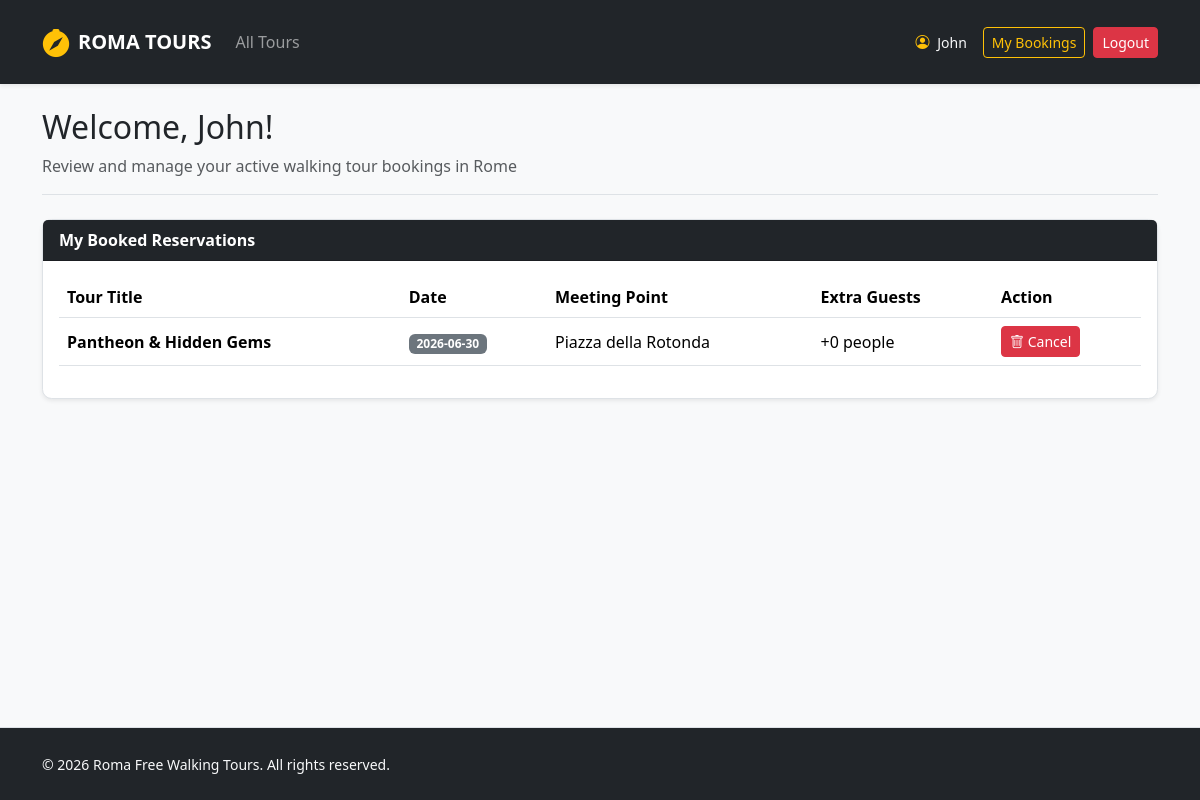
/participant/profile (signed in), run on an earlier commit of the app's database.
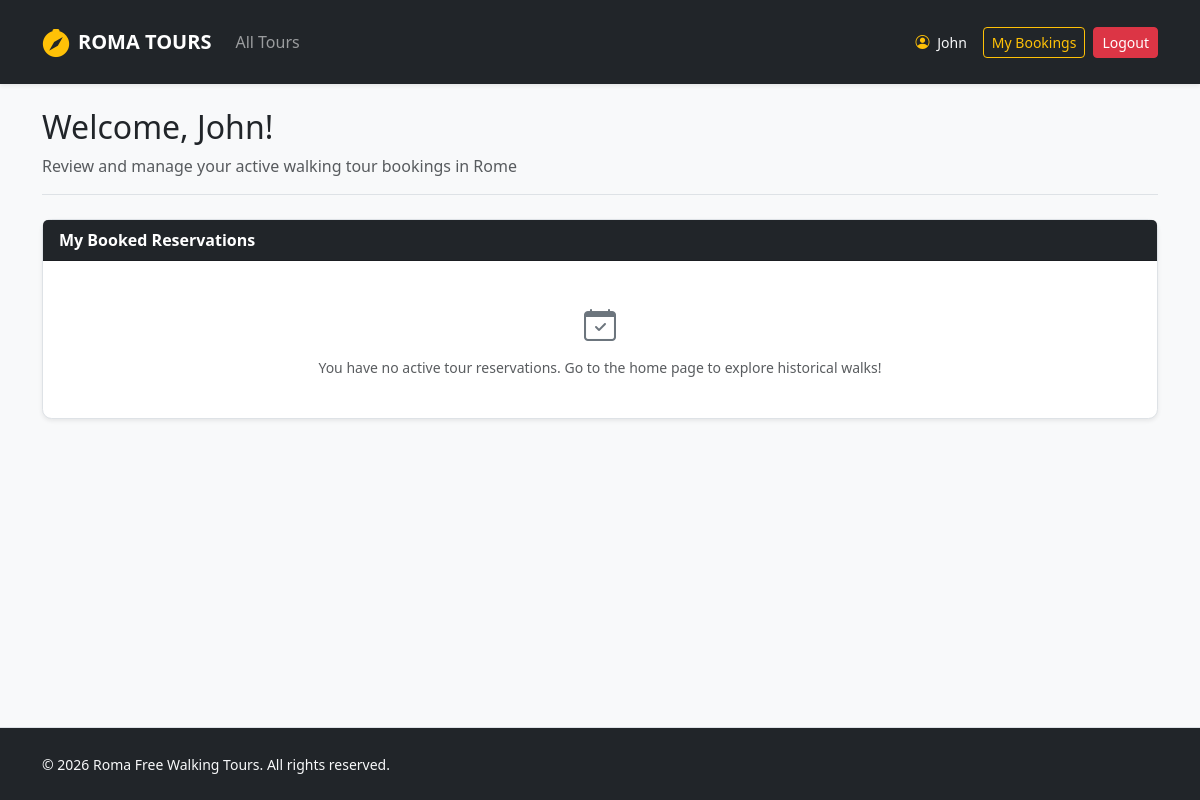
And on a later commit of the database.
### tables this page shows
CREATE TABLE reservations (
            id INTEGER PRIMARY KEY AUTOINCREMENT,
            tour_id INTEGER NOT NULL,
            participant_id INTEGER NOT NULL,
            tour_date TEXT NOT NULL,
            additional_count INTEGER DEFAULT 0,
            additional_names TEXT,
            FOREIGN KEY (tour_id) REFERENCES tours(id) ON DELETE CASCADE,
            FOREIGN KEY (participant_id) REFERENCES users(id) ON DELETE CASCADE
        );

CREATE TABLE tours (
            id INTEGER PRIMARY KEY AUTOINCREMENT,
            guide_id INTEGER NOT NULL,
            title TEXT NOT NULL,
            meeting_point TEXT NOT NULL,
            duration INTEGER NOT NULL,
            language TEXT NOT NULL,
            max_participants INTEGER NOT NULL,
            description TEXT NOT NULL,
            stops TEXT NOT NULL,
            photos TEXT NOT NULL,
            FOREIGN KEY (guide_id) REFERENCES users(id) ON DELETE CASCADE
        );

### routes/auth_routes.py (the view)
@auth_bp.route("/participant/profile")
@login_required
@participant_required
def profile_participant():
    from dao.reservations_dao import get_participant_reservations
    my_bookings = get_participant_reservations(current_user.id)
    today_str = datetime.now().strftime("%Y-%m-%d")
    return render_template("profile_participant.html", bookings=my_bookings,today_str=today_str)

### app.py (called while the page is built)
@login_manager.user_loader
def load_user(user_id):
    db_user = get_user_by_id(user_id)
    if db_user:
        return User(
            id=db_user["id"], name=db_user["name"], surname=db_user["surname"],
            email=db_user["email"], role=db_user["role"], languages=db_user["languages"]
        )
    return None

### dao/reservations_dao.py (called while the page is built)
def get_participant_reservations(p_part_id):
    query = """
        SELECT r.id as res_id, r.tour_date, r.additional_count, t.title, t.meeting_point
        FROM reservations r
        JOIN tours t ON r.tour_id = t.id
        WHERE r.participant_id = ?
    """
    conn = sqlite3.connect(DB_FILE_PATH)
    conn.row_factory = sqlite3.Row
    cursor = conn.cursor()
    cursor.execute(query, (p_part_id,))
    res = cursor.fetchall()
    cursor.close()
    conn.close()
    return res

### dao/users_dao.py (called while the page is built)
def get_user_by_id(p_id):
    query = "SELECT * FROM users WHERE id = ?"
    conn = sqlite3.connect(DB_FILE_PATH)
    conn.row_factory = sqlite3.Row
    cursor = conn.cursor()
    cursor.execute(query, (p_id,))
    db_user = cursor.fetchone()
    cursor.close()
    conn.close()
    return db_user

### templates/profile_participant.html (shortened to what this page needs)
{% extends 'base.html' %}
{% block content %}
<div class="col-12">
  <div class="mb-4 border-bottom pb-3">
    <h2>Welcome, {{ current_user.name }}!</h2>
    <p class="text-muted mb-0">Review and manage your active walking tour bookings in Rome</p>
  </div>
  <div class="card shadow-sm border">
    <div class="card-header bg-dark text-white fw-bold">My Booked Reservations</div>
    <div class="card-body">
      {% if bookings %}
      <div class="table-responsive">
        <table class="table table-hover align-middle">
          <thead>
            <tr>
              <th>Tour Title</th>
              <th>Date</th>
              <th>Meeting Point</th>
              <th>Extra Guests</th>
              <th>Action</th>
            </tr>
          </thead>
          <tbody>
            {% for b in bookings %}
            {% if b.tour_date >= today_str %}
            <tr>
              <td><strong>{{ b.title }}</strong></td>
              <td><span class="badge bg-secondary">{{ b.tour_date }}</span></td>
              <td>{{ b.meeting_point }}</td>
              <td>+{{ b.additional_count }} people</td>
              <td>
                 <form action="{{ url_for('participant.cancel_booking', res_id=b.res_id) }}"
                 method="POST"
                 onsubmit="return confirm('Are you sure you want to cancel this booking?');">
                 <button type="submit" class="btn btn-danger btn-sm">
                  <i class="bi bi-trash"></i> Cancel
                </button>
              </form>
            </td>
          </tr>
          {% endif %}
          {% endfor %}
        </tbody>
      </table>
      </div>
      {% else %}
      <div class="py-4 text-center text-muted">
         <i class="bi bi-calendar-check fs-2 mb-2 d-block text-secondary"></i>
         <p class="mb-0 small">You have no active tour reservations. Go to the home page to explore historical walks!</p>
      </div>
      {% endif %}
    </div>
  </div>
</div>
{% endblock %}

What changed in the data, as far as the page shows it:
no longer on this page (row edited): reservations: title "Pantheon & Hidden Gems", tour_date "2026-06-30", meeting_point "Piazza della Rotonda", additional_count "0"
Also different on the page:
text no longer shown: "Tour Title Date Meeting Point Extra Guests Action"
text now shown: "You have no active tour reservations. Go to the home page to explore historical walks!"
